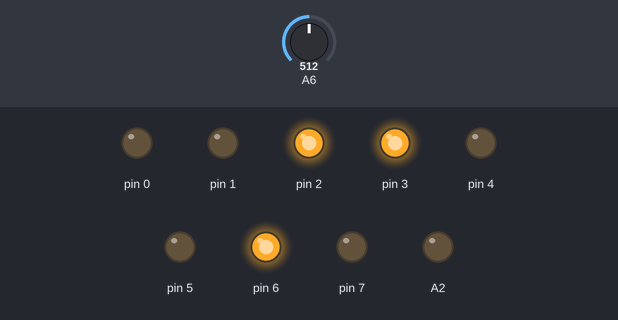
This sketch was run on a simulated Arduino Nano, built with avr-gcc and run on an emulated ATmega328P. Shown: output pins drawn as LEDs (lit = HIGH). Dashed ring = blinking. Inputs (shaded band) come from the test bench; at power-on: A6 = 512.

Above: at 1.2 s.
1.3 s: A6 set to 624
2.8 s: A6 set to 649
At 3.4 s:
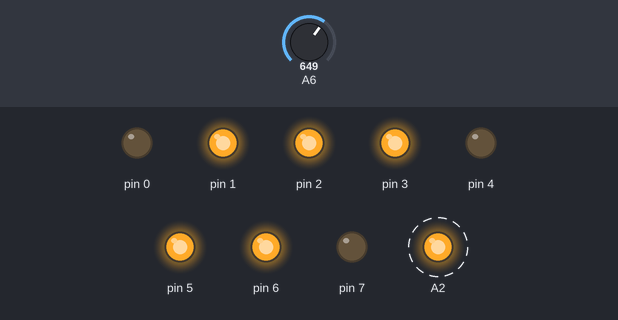
5.8 s: A6 set to 587
8.8 s: A6 set to 569
At 10.0 s:
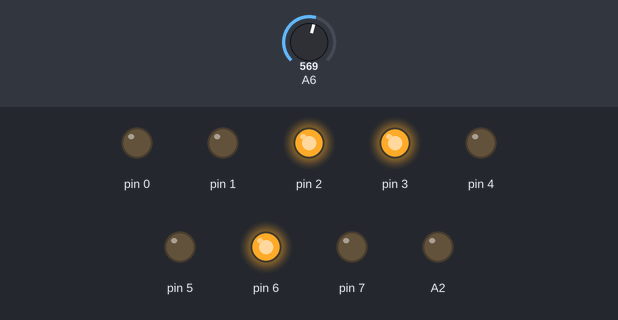
10.3 s: A6 set to 716
At 10.41 s:
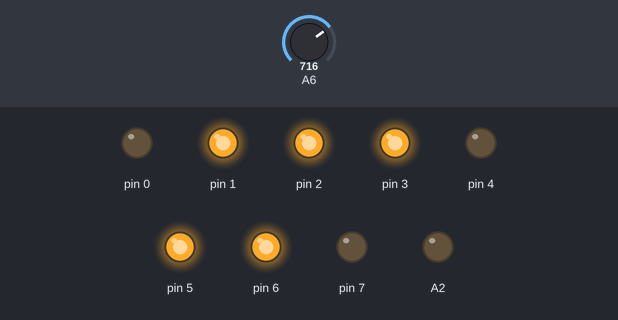
Timing chart, 0 to 14.3 s (numbered marks = the images above; inputs shaded):
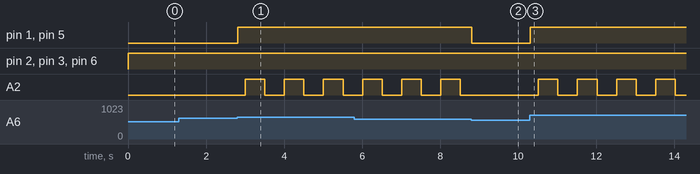

Measured:
- the behaviour switches between 633 and 634 on A6 (found by bisection; images 0 and 1)
- the behaviour switches between 579 and 578 on A6 (found by bisection; images 1 and 2)
- after the input at 1.3 s, every drawn part: stays the same
- after the input at 2.8 s, pin 1, pin 5: LOW → HIGH at once; A2: alternates HIGH for 0.50 s and LOW for 0.50 s, starting after 0.21 s
- after the input at 8.8 s, pin 1, pin 5: HIGH → LOW at once; A2: stays LOW (without the input it goes to HIGH after 0.22 s)
- after the input at 10.3 s, pin 1, pin 5: LOW → HIGH at once; A2: alternates HIGH for 0.50 s and LOW for 0.50 s, starting after 0.22 s

The sketch:

DAC_Termistor.ino
```cpp
#define F_CPU 20000000UL //Frecuencia de trabajo
#define NUM_SAMPLES 10 //Numero de muestras
//Ajuste de voltajes de salida
#define MAX_VOLT  2.83 // voltaje de Temperatura de apagado
#define MIN_VOLT  2.16 //voltaje de Temperatura de enecendido
#define CUSTOM_VOLT 1.5 //Voltaje medio para dejarla encedida
#define VOLT_TEMP_USER 3.1 //voltaje de Temperatura deseada

#define OFFSET    1
#define BLINK_TIME 500 //Tiempo de parpadeo en milisegundos
#define TEST  false

int sensorValue = 0,
    minValue = 0,
    maxValue = 0,
    customValue = 0,
    tempUser;

boolean blinkLed = false,
        FlagDown = false; //Desactiva la temperatura maxima ya cuando fue alcanzada
uint64_t thread;
class smoothAnalog {
  public:
    // smoothAnalog();
    int readings[NUM_SAMPLES];     //Lecturas
    int readIndex = 0;   //indice de lecturas
    int total = 0;       //Suma total
    //Funcion smooth Arduino
    int readSmooth(int inputPin) {
      total = total - readings[readIndex];
      readings[readIndex] = analogRead(inputPin);
      total = total + readings[readIndex];
      readIndex = readIndex + 1;
      if (readIndex >= NUM_SAMPLES) {
        readIndex = 0;
      }
      return (total / 10);
    }
};

smoothAnalog termistor;
// the setup function runs once when you press reset or power the board
void setup() {
  // initialize digital
  pinMode(A2, OUTPUT);
  //Establecer DAC como salida
  DDRD = 0xFF;
  //Asigna los rangos minimos y máximos
  minValue = calculateADCvalue(MIN_VOLT);
  maxValue =  calculateADCvalue(MAX_VOLT);
  customValue = calculateADCvalue(CUSTOM_VOLT);
  tempUser =  calculateADCvalue(VOLT_TEMP_USER);
}

// the loop function runs over and over again forever
void loop() {
  //Leer el voltaje del termistor filtrado y ajustado a 8 bits para el DAC
  sensorValue =  termistor.readSmooth(A6);
#if !TEST
  if (sensorValue < (maxValue)) {
    PORTD = customValue >> 2;
    blinkLed = false;
  } else if (sensorValue >= tempUser) {
    PORTD =   minValue >> 2;
    blinkLed = true;
  }
#else
  PORTD = customValue >> 2;
  blinkLed = true;
#endif
  if (millis() - thread >= BLINK_TIME) {
    if (blinkLed)PORTC ^= (1 << 2);
    else PORTD |= ( 1 << 2);
    thread = millis();
  }
  delay(2);
}
//Retorna el valor decimal de dicho voltaje
int calculateADCvalue(double volt) {
  //          X * 1024
  //          -------
  //            5.0
  return ( volt * 1024 / 5.0);
}
```
